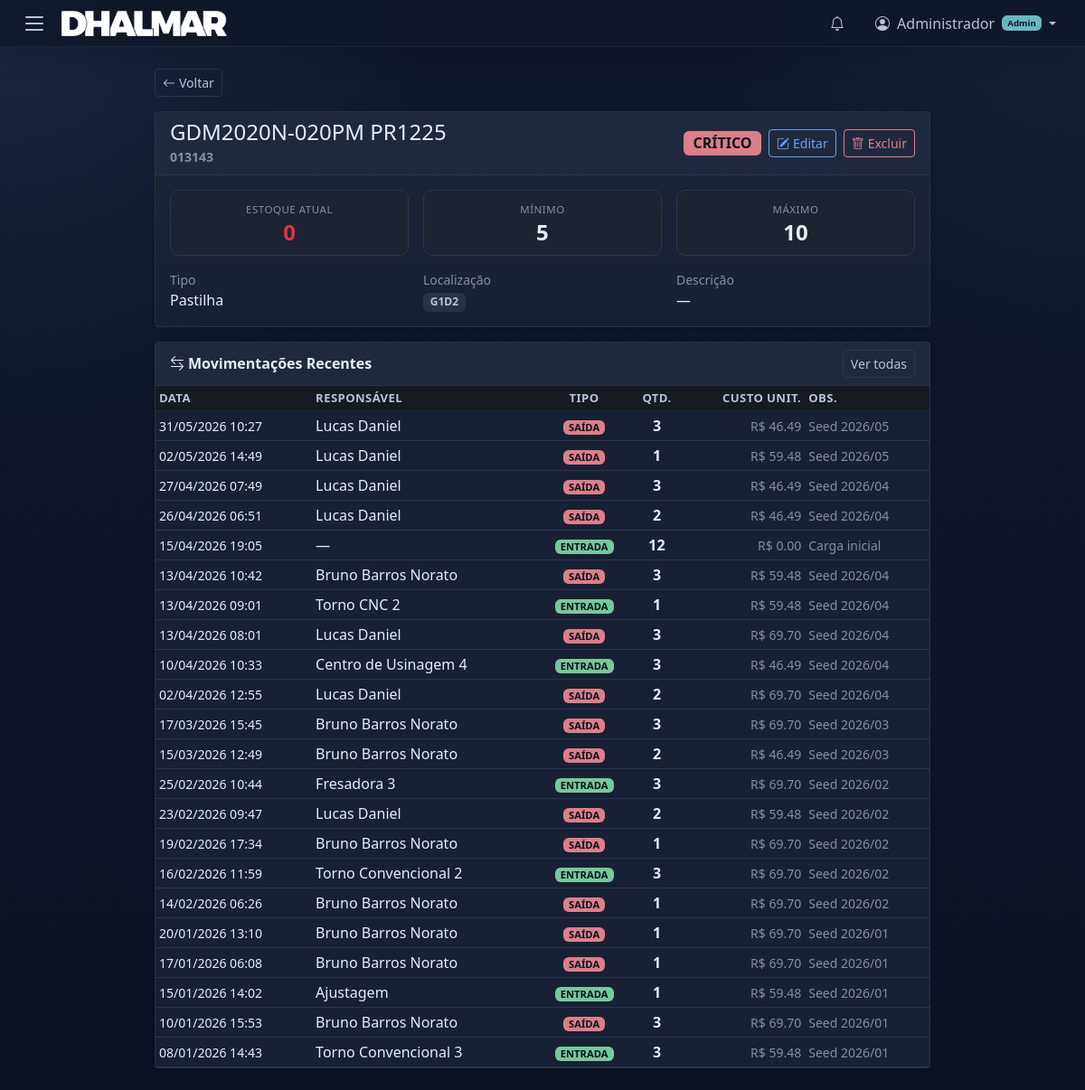
/tools/2 (signed in), run on the app's committed database.
### app/models.py (models this page shows, shortened)
class User(Base):
    __tablename__ = "users"
    id = Column(Integer, primary_key=True, index=True)
    username = Column(String(100), nullable=False, unique=True)
    full_name = Column(String(200), nullable=False, default="")
    password_hash = Column(String(255), nullable=False)
    role = Column(String(10), nullable=False, default="USER")  # ADMIN or USER
    active = Column(Integer, default=1)  # 1=active, 0=disabled
    created_at = Column(DateTime, default=datetime.utcnow)

class Tool(Base):
    __tablename__ = "tools"
    id = Column(Integer, primary_key=True, index=True)
    name = Column(String(200), nullable=False)
    origin_id = Column(String(100), default="")  # ID de origem (preenchido manualmente)
    tool_type_id = Column(Integer, ForeignKey("tool_types.id"), nullable=False)
    description = Column(Text, default="")
    location = Column(String(10), default="")  # G<n>D<n> e.g. G1D27
    min_stock = Column(Integer, default=0)
    max_stock = Column(Integer, default=0)
    current_stock = Column(Integer, default=0)
    unit_cost = Column(Float, default=0.0)           # Cost per unit (R$)
    is_critical = Column(Integer, default=0)          # 1 = critical for production
    avg_lifespan_hours = Column(Float, default=0.0)   # Average life in hours before replacement
    tool_type = relationship("ToolType", back_populates="tools")
    parameters = relationship("ToolParameter", back_populates="tool", cascade="all, delete-orphan")
    movements = relationship("Movement", back_populates="tool")

class ToolType(Base):
    __tablename__ = "tool_types"
    id = Column(Integer, primary_key=True, index=True)
    name = Column(String(100), nullable=False, unique=True)
    tools = relationship("Tool", back_populates="tool_type")

class Movement(Base):
    __tablename__ = "movements"
    id = Column(Integer, primary_key=True, index=True)
    tool_id = Column(Integer, ForeignKey("tools.id"), nullable=False)
    employee_id = Column(Integer, ForeignKey("employees.id"), nullable=True)
    machine_id = Column(Integer, ForeignKey("machines.id"), nullable=True)
    movement_type = Column(String(3), nullable=False)   # "IN" or "OUT"
    category = Column(String(20), nullable=False, default="EMPRESTIMO")  # EMPRESTIMO or REPOSICAO
    quantity = Column(Integer, nullable=False)
    timestamp = Column(DateTime, default=datetime.utcnow)
    return_timestamp = Column(DateTime, nullable=True)
    loan_status = Column(String(20), nullable=True)  # PENDENTE or ENTREGUE
    notes = Column(Text, default="")
    unit_cost = Column(Float, default=0.0)  # Cost per unit at time of movement (R$)
    tool = relationship("Tool", back_populates="movements")
    employee = relationship("Employee", back_populates="movements")
    machine = relationship("Machine", back_populates="movements")

class Employee(Base):
    __tablename__ = "employees"
    id = Column(Integer, primary_key=True, index=True)
    name = Column(String(200), nullable=False)
    department = Column(String(200), default="")
    movements = relationship("Movement", back_populates="employee")

class Machine(Base):
    __tablename__ = "machines"
    id = Column(Integer, primary_key=True, index=True)
    name = Column(String(200), nullable=False, unique=True)
    movements = relationship("Movement", back_populates="machine")

### app/routers/tools.py (the view)
@router.get("/{tool_id}")
def tool_detail(
    tool_id: int,
    request: Request,
    ref: str = Query("", alias="ref"),
    ref_col: str = Query("", alias="ref_col"),
    db: Session = Depends(get_db),
):
    tool = db.query(Tool).filter(Tool.id == tool_id).first()
    if not tool:
        return RedirectResponse(url="/tools", status_code=303)
    tool_types = db.query(ToolType).order_by(ToolType.name).all()
    employees = db.query(Employee).order_by(Employee.name).all()
    machines = db.query(Machine).order_by(Machine.name).all()
    return request.app.state.templates.TemplateResponse(
        request=request,
        name="tools/detail.html",
        context={
            "tool": tool,
            "tool_types": tool_types,
            "employees": employees,
            "machines": machines,
            "ref": ref,
            "ref_col": ref_col,
        },
    )

### app/templates/tools/detail.html (shortened to what this page needs)
{% extends "base.html" %}
{% set active_page = "tools" %}
{% block content %}
<div class="row justify-content-center">
    <div class="col-lg-9">
        <div class="d-flex justify-content-between align-items-center mb-3 flex-wrap gap-2">
            <a href="/tools{% if ref %}?search={{ ref|urlencode }}{% if ref_col and ref_col != 'all' %}&search_col={{ ref_col|urlencode }}{% endif %}{% endif %}" class="btn btn-outline-secondary btn-sm">
                <i class="bi bi-arrow-left me-1"></i>Voltar
            </a>
        </div>
        {% include "tools/detail_content.html" %}
    </div>
</div>
{% endblock %}

### app/templates/base.html (shortened to what this page needs)
<!DOCTYPE html>
<html lang="pt-BR" data-bs-theme="dark">
<head>
    <link href="https://cdn.jsdelivr.net/npm/bootstrap@5.3.3/dist/css/bootstrap.min.css"
          rel="stylesheet">
    <link href="https://cdn.jsdelivr.net/npm/bootstrap-icons@1.11.3/font/bootstrap-icons.min.css"
          rel="stylesheet">
    <link href="/static/css/style.css?v=15" rel="stylesheet">
</head>
<body>
<header id="topbar" class="topbar">
    <div class="topbar-left">
        {% if request.state.current_user %}
        <button id="navToggleBtn" class="topbar-hamburger" aria-label="Menu" aria-expanded="false">
            <span></span>
            <span></span>
            <span></span>
        </button>
        {% endif %}
        <img src="/static/images/DHALMARLOGO.png" alt="Dhalmar" class="topbar-logo">
    </div>
    <div class="topbar-right">
        {% if request.state.current_user %}
        <div class="topbar-icon-wrapper" id="notificationBell" role="button"
             data-bs-toggle="modal" data-bs-target="#notificationModal"
             title="Notificações">
            <i class="bi bi-bell"></i>
        </div>
        <div class="dropdown">
            <a class="topbar-user dropdown-toggle" href="#" id="userDropdown"
               role="button" data-bs-toggle="dropdown" aria-expanded="false">
                <i class="bi bi-person-circle"></i>
                <span class="d-none d-md-inline ms-1">
                    {{ request.state.current_user.full_name or request.state.current_user.username }}
                </span>
                {% if request.state.current_user.role == 'ADMIN' %}
                <span class="badge bg-info ms-1" style="font-size: 0.6rem;">Admin</span>
                {% endif %}
            </a>
        </div>
        {% endif %}
    </div>
</header>
<main id="mainContent" class="main-content">
    {% block content %}{% endblock %}
</main>
</body>
</html>

### app/templates/tools/detail_content.html (shortened to what this page needs)
<div class="card shadow-sm mb-3">
    <div class="card-header d-flex justify-content-between align-items-center">
        <div>
            <h4 class="mb-0">{{ tool.name }}</h4>
            {% if tool.origin_id %}
            <small class="text-muted">{{ tool.origin_id }}</small>
            {% endif %}
        </div>
        <div class="d-flex align-items-center gap-2">
            {% if tool.status == "CRITICAL" %}
                <span class="badge bg-danger fs-6">CRÍTICO</span>
            {% elif tool.status == "LOW STOCK" %}
                <span class="badge bg-warning text-dark fs-6">ESTOQUE BAIXO</span>
            {% else %}
                <span class="badge bg-success fs-6">OK</span>
            {% endif %}
            <button type="button" class="btn btn-sm btn-outline-primary tool-edit-trigger">
                <i class="bi bi-pencil-square me-1"></i>Editar
            </button>
            <button type="button" class="btn btn-sm btn-outline-danger tool-delete-trigger">
                <i class="bi bi-trash me-1"></i>Excluir
            </button>
        </div>
    </div>
    <div class="card-body">
        <div class="row g-3 mb-3">
            <div class="col-sm-4 col-6">
                <div class="detail-stat">
                    <span class="detail-stat-label">Estoque Atual</span>
                    <span class="detail-stat-value {% if tool.current_stock < tool.min_stock %}text-danger{% elif tool.current_stock <= tool.min_stock * 1.2 %}text-warning{% else %}text-success{% endif %}">
                        {{ tool.current_stock }}
                    </span>
                </div>
            </div>
            <div class="col-sm-4 col-6">
                <div class="detail-stat">
                    <span class="detail-stat-label">Mínimo</span>
                    <span class="detail-stat-value">{{ tool.min_stock }}</span>
                </div>
            </div>
            <div class="col-sm-4 col-6">
                <div class="detail-stat">
                    <span class="detail-stat-label">Máximo</span>
                    <span class="detail-stat-value">{{ tool.max_stock }}</span>
                </div>
            </div>
        </div>
        <div class="row g-3">
            <div class="col-md-4">
                <small class="text-muted d-block">Tipo</small>
                <span>{{ tool.tool_type.name }}</span>
            </div>
            <div class="col-md-4">
                <small class="text-muted d-block">Localização</small>
                {% if tool.location %}
                    <span class="badge bg-secondary">{{ tool.location }}</span>
                {% else %}
                    <span class="text-muted">—</span>
                {% endif %}
            </div>
            <div class="col-md-4">
                <small class="text-muted d-block">Descrição</small>
                <span>{{ tool.description or "—" }}</span>
            </div>
        </div>
    </div>
</div>
<div class="card shadow-sm">
    <div class="card-header d-flex justify-content-between align-items-center py-2">
        <span><i class="bi bi-arrow-left-right me-1"></i>Movimentações Recentes</span>
        <a href="/movements?tool_id={{ tool.id }}" class="btn btn-sm btn-outline-secondary">
            Ver todas
        </a>
    </div>
    <div class="card-body p-0">
        <div class="table-responsive">
            <table class="table table-hover table-sm mb-0">
                <thead class="table-dark">
                    <tr>
                        <th>Data</th>
                        <th>Responsável</th>
                        <th class="text-center">Tipo</th>
                        <th class="text-center">Qtd.</th>
                        <th class="text-end">Custo Unit.</th>
                        <th>Obs.</th>
                    </tr>
                </thead>
                <tbody>
                {% for m in tool.movements|sort(attribute='timestamp', reverse=True) %}
                    <tr>
                        <td class="text-nowrap small">{{ m.timestamp.strftime('%d/%m/%Y %H:%M') }}</td>
                        <td>
                            {% if m.employee %}
                                {{ m.employee.name }}
                            {% elif m.machine %}
                                {{ m.machine.name }}
                            {% else %}
                                —
                            {% endif %}
                        </td>
                        <td class="text-center">
                            {% if m.movement_type == "IN" %}
                                <span class="badge bg-success badge-sm">ENTRADA</span>
                            {% else %}
                                <span class="badge bg-danger badge-sm">SAÍDA</span>
                            {% endif %}
                        </td>
                        <td class="text-center fw-bold">{{ m.quantity }}</td>
                        <td class="text-end small text-muted">R$ {{ "%.2f"|format(m.unit_cost or 0) }}</td>
                        <td class="small text-muted">{{ m.notes or "—" }}</td>
                    </tr>
                {% endfor %}
                </tbody>
            </table>
        </div>
    </div>

### data on the page
User: state.current_user "Administrador"
Tool: name "GDM2020N-020PM PR1225", origin_id "013143", current_stock "0", min_stock "5", max_stock "10", location "G1D2", description "—"
ToolType: tool_type.name "Pastilha"
Movement: timestamp "31/05/2026 10:27", employee.name "Lucas Daniel", movement_type "SAÍDA", quantity "3", unit_cost "46.49", notes "Seed 2026/05"
Movement: timestamp "02/05/2026 14:49", employee.name "Lucas Daniel", movement_type "SAÍDA", quantity "1", unit_cost "59.48", notes "Seed 2026/05"
Movement: timestamp "27/04/2026 07:49", employee.name "Lucas Daniel", movement_type "SAÍDA", quantity "3", unit_cost "46.49", notes "Seed 2026/04"
Movement: timestamp "26/04/2026 06:51", employee.name "Lucas Daniel", movement_type "SAÍDA", quantity "2", unit_cost "46.49", notes "Seed 2026/04"
Movement: timestamp "15/04/2026 19:05", movement_type "ENTRADA", quantity "12", unit_cost "0.00", notes "Carga inicial"
Movement: timestamp "13/04/2026 10:42", employee.name "Bruno Barros Norato", movement_type "SAÍDA", quantity "3", unit_cost "59.48", notes "Seed 2026/04"
Movement: timestamp "13/04/2026 09:01", machine.name "Torno CNC 2", movement_type "ENTRADA", quantity "1", unit_cost "59.48", notes "Seed 2026/04"
Movement: timestamp "13/04/2026 08:01", employee.name "Lucas Daniel", movement_type "SAÍDA", quantity "3", unit_cost "69.70", notes "Seed 2026/04"
Movement: timestamp "10/04/2026 10:33", machine.name "Centro de Usinagem 4", movement_type "ENTRADA", quantity "3", unit_cost "46.49", notes "Seed 2026/04"
Movement: timestamp "02/04/2026 12:55", employee.name "Lucas Daniel", movement_type "SAÍDA", quantity "2", unit_cost "69.70", notes "Seed 2026/04"
Movement: timestamp "17/03/2026 15:45", employee.name "Bruno Barros Norato", movement_type "SAÍDA", quantity "3", unit_cost "69.70", notes "Seed 2026/03"
Movement: timestamp "15/03/2026 12:49", employee.name "Bruno Barros Norato", movement_type "SAÍDA", quantity "2", unit_cost "46.49", notes "Seed 2026/03"
Movement: timestamp "25/02/2026 10:44", machine.name "Fresadora 3", movement_type "ENTRADA", quantity "3", unit_cost "69.70", notes "Seed 2026/02"
Movement: timestamp "23/02/2026 09:47", employee.name "Lucas Daniel", movement_type "SAÍDA", quantity "2", unit_cost "59.48", notes "Seed 2026/02"
Movement: timestamp "19/02/2026 17:34", employee.name "Bruno Barros Norato", movement_type "SAÍDA", quantity "1", unit_cost "69.70", notes "Seed 2026/02"
Movement: timestamp "16/02/2026 11:59", machine.name "Torno Convencional 2", movement_type "ENTRADA", quantity "3", unit_cost "69.70", notes "Seed 2026/02"
Movement: timestamp "14/02/2026 06:26", employee.name "Bruno Barros Norato", movement_type "SAÍDA", quantity "1", unit_cost "69.70", notes "Seed 2026/02"
Movement: timestamp "20/01/2026 13:10", employee.name "Bruno Barros Norato", movement_type "SAÍDA", quantity "1", unit_cost "69.70", notes "Seed 2026/01"
Movement: timestamp "17/01/2026 06:08", employee.name "Bruno Barros Norato", movement_type "SAÍDA", quantity "1", unit_cost "69.70", notes "Seed 2026/01"
Movement: timestamp "15/01/2026 14:02", machine.name "Ajustagem", movement_type "ENTRADA", quantity "1", unit_cost "59.48", notes "Seed 2026/01"
Movement: timestamp "10/01/2026 15:53", employee.name "Bruno Barros Norato", movement_type "SAÍDA", quantity "3", unit_cost "69.70", notes "Seed 2026/01"
Movement: timestamp "08/01/2026 14:43", machine.name "Torno Convencional 3", movement_type "ENTRADA", quantity "3", unit_cost "59.48", notes "Seed 2026/01"
